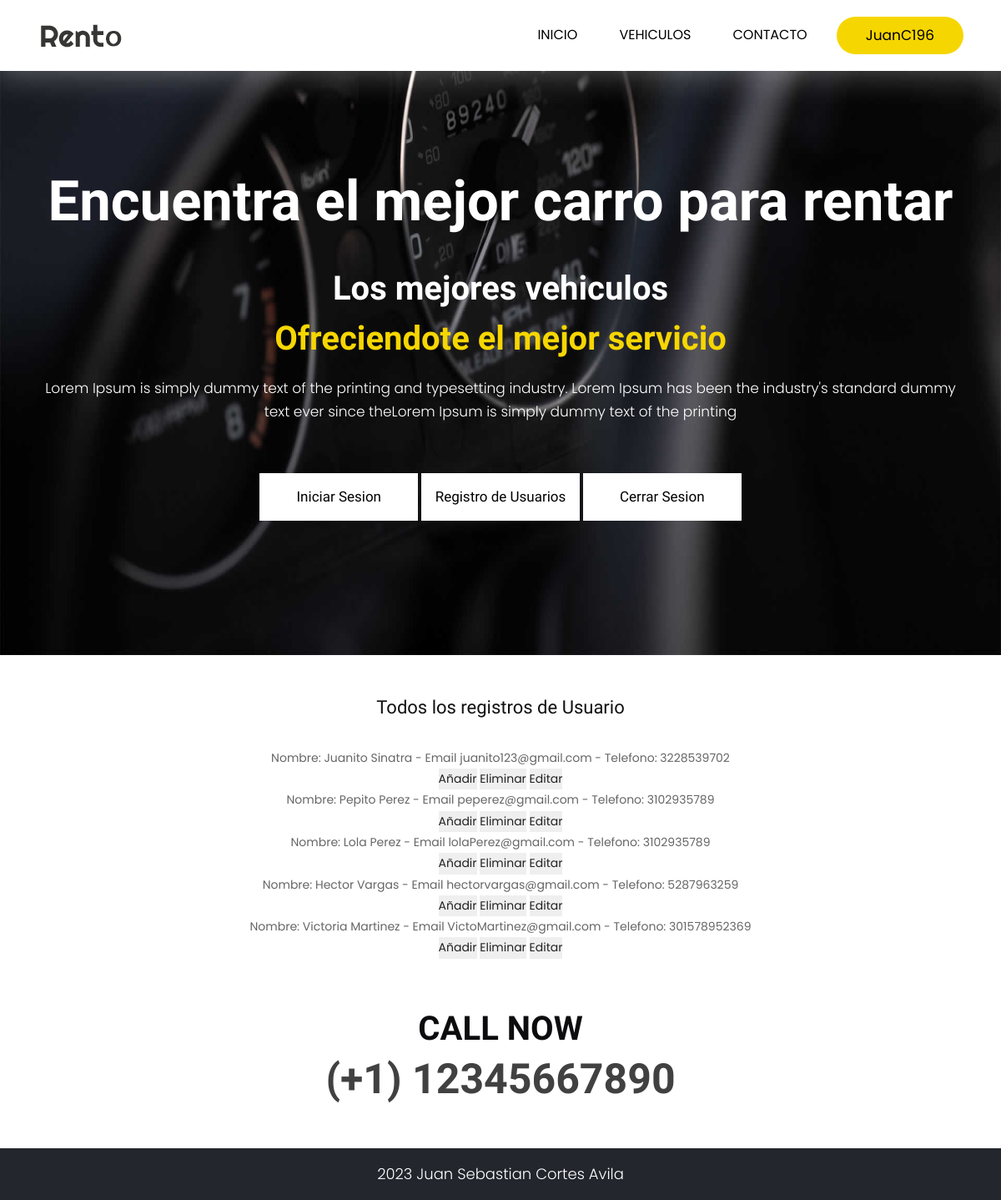
Screenshot of /AppFinal/administradorusuario/ (signed in) with the database file from the repository.
### AppFinal/models.py (models this page shows)
class Usuario(models.Model):
    nombre= models.CharField(max_length=40)
    email= models.EmailField()
    telefono = models.IntegerField()
    def __str__(self):
        return f"Nombre: {self.nombre} - Email {self.email} - Telefono: {self.telefono}"

### AppFinal/views.py (the view)
# urls.py: path('administradorusuario/', views.leerUsuarios, name="admin_user"),
@login_required
def leerUsuarios(request):
    usuario = Usuario.objects.all()
    contexto = {"usuario":usuario}
    return render(request, "AppFinal/administrador_usuario.html", contexto)

### AppFinal/templates/AppFinal/administrador_usuario.html
{% extends "AppFinal/padre.html" %}
{% load static %}
{% block ContenidoCambiante %}
<br>
<br>
<center><div>
    <h2>Todos los registros de Usuario</h2>
    <br>
{% for p in usuario %}
    <li>{{p}}</li>
    <button>
        <a href="{% url 'Usuarios' %}">Añadir</a>
    </button>
    <button>
        <a href="{% url 'delete_user' p.nombre %}"> Eliminar </a>
    </button>
    <button>
        <a href="{% url 'edit_user' p.nombre %}"> Editar </a>
    </button>
{% endfor %}
{% endblock %}

### AppFinal/templates/AppFinal/padre.html (shortened to what this page needs)
<!DOCTYPE html>
<html lang="en">
   <head>
      {% load static %}
      <link rel="stylesheet" href="{% static 'AppFinal/css/bootstrap.min.css' %}">
      <link rel="stylesheet" href="{% static 'AppFinal/css/style.css' %}">
      <link rel="stylesheet" href="{% static 'AppFinal/css/responsive.css' %}">
      <link rel="stylesheet" href="{% static 'AppFinal/css/jquery.mCustomScrollbar.min.css' %}">
      <link rel="stylesheet" href="https://netdna.bootstrapcdn.com/font-awesome/4.0.3/css/font-awesome.css">
      <link rel="stylesheet" href="https://cdnjs.cloudflare.com/ajax/libs/fancybox/2.1.5/jquery.fancybox.min.css" media="screen">
   </head>
   <body class="main-layout">
      <header>
         <div class="header">
            <div class="container">
               <div class="row">
                  <div class="col-xl-3 col-lg-3 col-md-3 col-sm-3 col logo_section">
                     <div class="full">
                        <div class="center-desk">
                           <div class="logo">
                              <a href="{% url 'Inicio' %}"><img src="{% static 'AppFinal/images/logo.png' %}" alt="#" /></a>
                           </div>
                        </div>
                     </div>
                  </div>
                  <div class="col-xl-9 col-lg-9 col-md-9 col-sm-9">
                     <nav class="navigation navbar navbar-expand-md navbar-dark ">
                        <div class="collapse navbar-collapse" id="navbarsExample04">
                           <ul class="navbar-nav mr-auto">
                              <li class="nav-item">
                                 <a class="nav-link" href="{% url 'Inicio' %}"> Inicio  </a>
                              </li>
                              <li class="nav-item">
                                 <a class="nav-link" href="{% url 'Vehiculos' %}">Vehiculos</a>
                              </li>
                              <li class="nav-item">
                                 <a class="nav-link" href="{% url 'Comentarios' %}">Contacto</a>
                              </li>
                           </ul>
                           {% if request.user.is_authenticated %}
                           <div class="sign_btn"><a href="{% url 'Usuarios' %}">{{user}}</a></div>
                           {% endif %}
                        </div>
                     </nav>
                  </div>
               </div>
            </div>
         </div>
      </header>
      <section class="banner_main">
         <div class="container">
            <div class="row d_flex">
               <div class="col-md-12">
                  <div class="text-bg">
                     <h1>Encuentra el mejor carro para rentar</h1>
                     <strong>Los mejores vehiculos</strong>
                     <span>Ofreciendote el mejor servicio</span>
                     <p>
                        Lorem Ipsum is simply dummy text of the printing and typesetting industry. Lorem Ipsum has been the industry's standard dummy text ever since theLorem Ipsum is simply dummy text of the printing
                        <head></head>
                     </p>
                     <a href="{% url 'Login' %}">Iniciar Sesion</a>
                     <a href="{% url 'Register' %}">Registro de Usuarios</a>
                     <a href="{% url 'Logout' %}">Cerrar Sesion</a>
                  </div>
               </div>
            </div>
         </div>
      </section>
    {% block ContenidoCambiante %}
    {% endblock %}
      <footer>
         <div class="footer">
            <div class="container">
               <div class="row">
                  <div class="col-md-12">
                     <div class="cont_call">
                        <h3> <strong class="multi color_chang"> Call Now</strong><br>
                           (+1) 12345667890
                        </h3>
                     </div>
                  </div>
               </div>
            </div>
            <div class="copyright">
               <div class="container">
                  <div class="row">
                     <div class="col-md-12">
                        <p> 2023 Juan Sebastian Cortes Avila</a></p>
                     </div>
                  </div>
               </div>
            </div>
         </div>
      </footer>
   </body>
</html>

### AppFinal/static/AppFinal/css/style.css (style rules this page uses)
* { box-sizing: border-box !important; }
html { scroll-behavior: smooth; }
body { color: #666666; font-size: 14px; font-family: 'Poppins', sans-serif; line-height: 1.80857; font-weight: normal; }
a { color: #1f1f1f; text-decoration: none !important; outline: none !important; -webkit-transition: all .3s ease-in-out; -moz-transition: all .3s ease-in-out; -ms-transition: all .3s ease-in-out; -o-transition: all .3s ease-in-out; transition: all .3s ease-in-out; }
h1, h2, h3, h4, h5, h6 { letter-spacing: 0; font-weight: normal; position: relative; padding: 0 0 10px 0; font-weight: normal; line-height: normal; color: #111111; margin: 0 }
h1 { font-size: 24px; font-family: 'Righteous', cursive; }
h2 { font-size: 22px; font-family: 'Righteous', cursive; }
h3 { font-size: 18px; font-family: 'Righteous', cursive; }
*, *::after, *::before { -webkit-box-sizing: border-box; -moz-box-sizing: border-box; box-sizing: border-box; }
ul, li, ol { margin: 0px; padding: 0px; list-style: none; }
p { margin: 0px; font-weight: 300; font-size: 15px; line-height: 24px; }
a { color: #222222; text-decoration: none; outline: none !important; }
a, .btn { text-decoration: none !important; outline: none !important; -webkit-transition: all .3s ease-in-out; -moz-transition: all .3s ease-in-out; -ms-transition: all .3s ease-in-out; -o-transition: all .3s ease-in-out; transition: all .3s ease-in-out; }
img { max-width: 100%; height: auto; }
button { border: 0; margin: 0; padding: 0; cursor: pointer; }
.full { float: left; width: 100%; }
.full { width: 100%; float: left; margin: 0; padding: 0; }
.navigation.navbar { float: right; padding: 0px; }
.navigation.navbar-dark .navbar-nav .nav-link { padding: 0 25px; color: #000; font-size: 16px; line-height: 20px; text-transform: uppercase; }
.navbar-expand-md .navbar-nav { padding-right: 10px; }
.sign_btn a { background-color: #f6d601; display: inline-block; padding: 7px 35px; border-radius: 30px; color: #000; font-size: 17px; }
.header { width: 100%; background: #fff; padding: 20px 30px; }
.logo a { font-size: 40px; font-weight: bold; text-transform: uppercase; color: #fff; line-height: 40px; }
.banner_main { background: url(../images/banner.jpg); background-repeat: no-repeat; min-height: 700px; display: flex; justify-content: center; align-content: center; align-items: center; background-size: 100% 100%; }
.text-bg { text-align: center; padding-bottom: 50px; }
.text-bg h1 { color: #fff; font-size: 67px; line-height: 90px; padding-bottom: 35px; font-weight: bold; }
.text-bg strong { font-family: 'Righteous', cursive; font-size: 40px; line-height: 50px; color: #fff; padding-bottom: 10px; display: block; }
.text-bg span { font-family: 'Righteous', cursive; color: #f6d601; font-size: 40px; line-height: 50px; font-weight: bold; padding-bottom: 20px; display: block; }
.text-bg p { color: #fff; font-size: 17px; line-height: 28px; padding-bottom: 60px; }
.text-bg a { font-family: 'Righteous', cursive; font-size: 17px; background-color: #fff; color: #000; padding: 13px 0px; width: 100%; max-width: 190px; text-align: center; display: inline-block; transition: ease-in all 0.5s; }
.d_flex { display: flex; align-items: center; flex-wrap: wrap; }
.multi { color: #f6d601; font-weight: bold; font-size: 40px; }
.color_chang { color: #0c0c0e; }
.footer { font-family: Poppins; background: #fff; padding-top: 50px; text-align: center; }
.cont_call h3 { color: #414141; font-size: 50px; line-height: 60px; font-weight: bold; text-transform: uppercase; }
.copyright { margin-top: 43px; padding: 20px 0px; background-color: #23262d; }
.copyright p { color: #fff; font-size: 18px; line-height: 22px; text-align: center; }

### rows the page displays
Usuario: nombre+email+telefono "Nombre: Juanito Sinatra - Email juanito123@gmail.com - Telefono: 3228539702"
Usuario: nombre+email+telefono "Nombre: Pepito Perez - Email peperez@gmail.com - Telefono: 3102935789"
Usuario: nombre+email+telefono "Nombre: Lola Perez - Email lolaPerez@gmail.com - Telefono: 3102935789"
Usuario: nombre+email+telefono "Nombre: Hector Vargas - Email hectorvargas@gmail.com - Telefono: 5287963259"
Usuario: nombre+email+telefono "Nombre: Victoria Martinez - Email VictoMartinez@gmail.com - Telefono: 301578952369"

### other values shown
{{ user }} "JuanC196"
